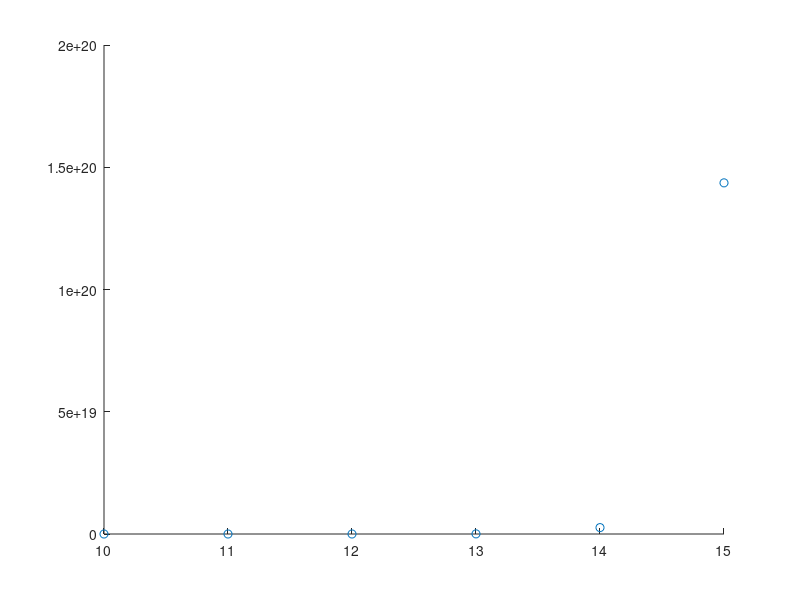

Write MATLAB code to recreate this figure.
% subpct b
x = zeros(1, 6);
y = zeros(1, 6);
for n = 10:15
    t = zeros(1, n);
    for k = 1:n
        t(k) = 1 / k;
    end
   
    v = vander(t);
    c = cond(v, 'inf')
    
    x(n - 9) = n;
    y(n - 9) = c;
end

scatter(x, y)